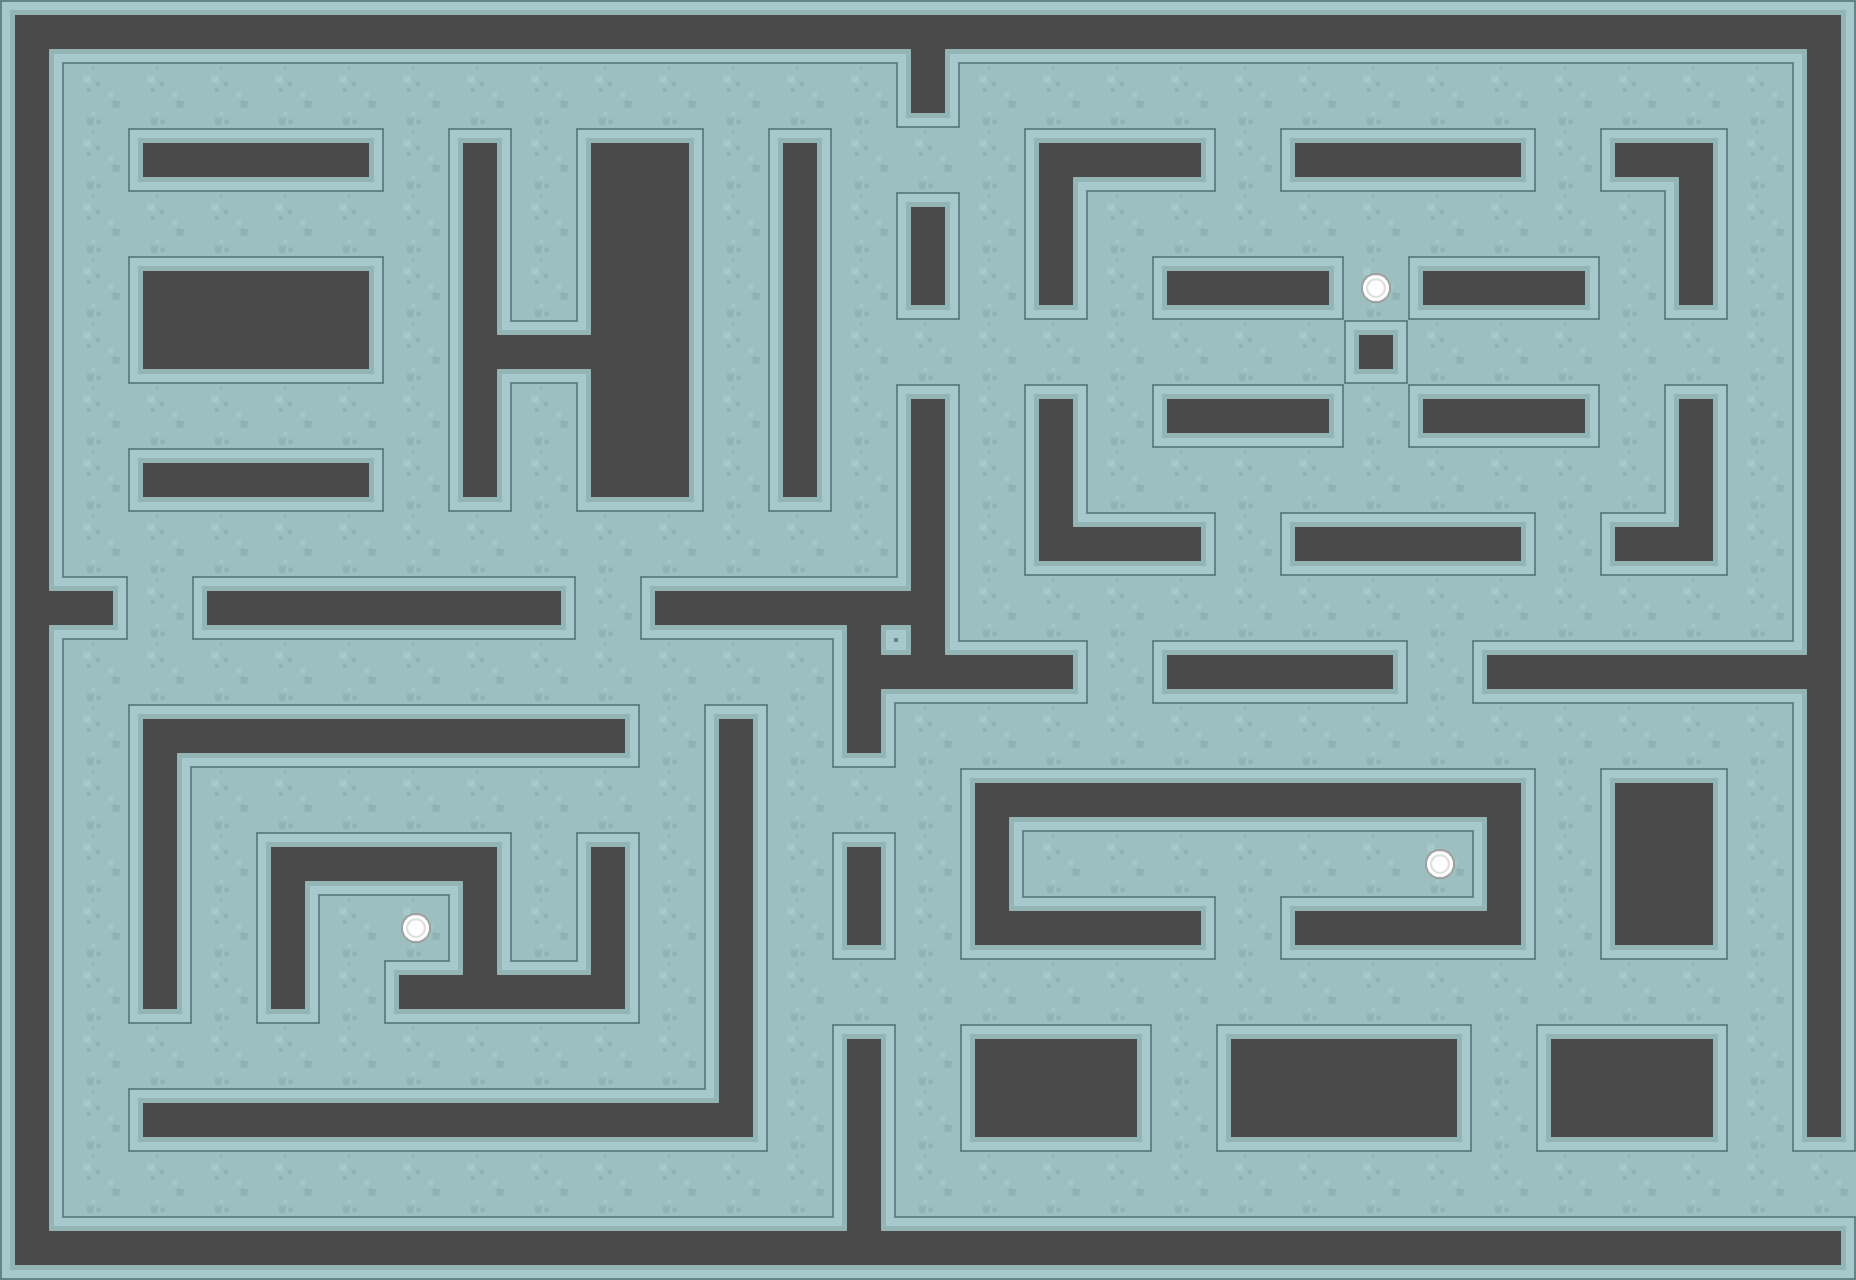

Tiled map render using the project's own tile images. Description and the whole map definition, tile-layer contents included, below:
An orthogonal 29x20 tile map with 64x64 px tiles, 2 tile layers (Background, Walls & Interactibles).

<map version="1.10" tiledversion="1.10.1" orientation="orthogonal" renderorder="right-down" width="29" height="20" tilewidth="64" tileheight="64" infinite="0" nextlayerid="3" nextobjectid="1">
 <tileset firstgid="1" source="tileset3.tsx" />
 <layer id="1" name="Background" width="29" height="20">
  <data encoding="csv">
1,1,1,1,1,1,1,1,1,1,1,1,1,1,1,1,1,1,1,1,1,1,1,1,1,1,1,1,1,
1,1,1,1,1,1,1,1,1,1,1,1,1,1,1,1,1,1,1,1,1,1,1,1,1,1,1,1,1,
1,1,1,1,1,1,1,1,1,1,1,1,1,1,1,1,1,1,1,1,1,1,1,1,1,1,1,1,1,
1,1,1,1,1,1,1,1,1,1,1,1,1,1,1,1,1,1,1,1,1,1,1,1,1,1,1,1,1,
1,1,1,1,1,1,1,1,1,1,1,1,1,1,1,1,1,1,1,1,1,1,1,1,1,1,1,1,1,
1,1,1,1,1,1,1,1,1,1,1,1,1,1,1,1,1,1,1,1,1,1,1,1,1,1,1,1,1,
1,1,1,1,1,1,1,1,1,1,1,1,1,1,1,1,1,1,1,1,1,1,1,1,1,1,1,1,1,
1,1,1,1,1,1,1,1,1,1,1,1,1,1,1,1,1,1,1,1,1,1,1,1,1,1,1,1,1,
1,1,1,1,1,1,1,1,1,1,1,1,1,1,1,1,1,1,1,1,1,1,1,1,1,1,1,1,1,
1,1,1,1,1,1,1,1,1,1,1,1,1,1,1,1,1,1,1,1,1,1,1,1,1,1,1,1,1,
1,1,1,1,1,1,1,1,1,1,1,1,1,1,1,1,1,1,1,1,1,1,1,1,1,1,1,1,1,
1,1,1,1,1,1,1,1,1,1,1,1,1,1,1,1,1,1,1,1,1,1,1,1,1,1,1,1,1,
1,1,1,1,1,1,1,1,1,1,1,1,1,1,1,1,1,1,1,1,1,1,1,1,1,1,1,1,1,
1,1,1,1,1,1,1,1,1,1,1,1,1,1,1,1,1,1,1,1,1,1,1,1,1,1,1,1,1,
1,1,1,1,1,1,1,1,1,1,1,1,1,1,1,1,1,1,1,1,1,1,1,1,1,1,1,1,1,
1,1,1,1,1,1,1,1,1,1,1,1,1,1,1,1,1,1,1,1,1,1,1,1,1,1,1,1,1,
1,1,1,1,1,1,1,1,1,1,1,1,1,1,1,1,1,1,1,1,1,1,1,1,1,1,1,1,1,
1,1,1,1,1,1,1,1,1,1,1,1,1,1,1,1,1,1,1,1,1,1,1,1,1,1,1,1,1,
1,1,1,1,1,1,1,1,1,1,1,1,1,1,1,1,1,1,1,1,1,1,1,1,1,1,1,1,1,
1,1,1,1,1,1,1,1,1,1,1,1,1,1,1,1,1,1,1,1,1,1,1,1,1,1,1,1,1
</data>
 </layer>
 <layer id="2" name="Walls &amp; Interactibles" width="29" height="20">
  <data encoding="csv">
53,3,3,3,3,3,3,3,3,3,3,3,3,3,4,3,3,3,3,3,3,3,3,3,3,3,3,3,2,
12,0,0,0,0,0,0,0,0,0,0,0,0,0,7,0,0,0,0,0,0,0,0,0,0,0,0,0,12,
12,0,16,3,3,6,0,15,0,8,9,0,15,0,0,0,53,3,6,0,16,3,3,6,0,16,2,0,12,
12,0,0,0,0,0,0,12,0,23,24,0,12,0,15,0,12,0,0,0,0,0,0,0,0,0,12,0,12,
12,0,8,32,32,9,0,12,0,23,24,0,12,0,7,0,7,0,16,3,6,54,16,3,6,0,7,0,12,
12,0,17,33,33,18,0,13,3,31,24,0,12,0,0,0,0,0,0,0,0,34,0,0,0,0,0,0,12,
12,0,0,0,0,0,0,12,0,23,24,0,12,0,15,0,15,0,16,3,6,0,16,3,6,0,15,0,12,
12,0,16,3,3,6,0,7,0,17,18,0,7,0,12,0,12,0,0,0,0,0,0,0,0,0,12,0,12,
12,0,0,0,0,0,0,0,0,0,0,0,0,0,12,0,10,3,6,0,16,3,3,6,0,16,11,0,12,
13,6,0,16,3,3,3,3,6,0,16,3,3,4,14,0,0,0,0,0,0,0,0,0,0,0,0,0,12,
12,0,0,0,0,0,0,0,0,0,0,0,0,13,5,3,6,0,16,3,3,6,0,16,3,3,3,3,14,
12,0,53,3,3,3,3,3,3,6,0,15,0,7,0,0,0,0,0,0,0,0,0,0,0,0,0,0,12,
12,0,12,0,0,0,0,0,0,0,0,12,0,0,0,53,3,3,3,3,3,3,3,2,0,8,9,0,12,
12,0,12,0,53,3,3,2,0,15,0,12,0,15,0,12,0,0,0,0,0,0,54,12,0,23,24,0,12,
12,0,12,0,12,0,54,12,0,12,0,12,0,7,0,10,3,3,6,0,16,3,3,11,0,17,18,0,12,
12,0,7,0,7,0,16,5,3,11,0,12,0,0,0,0,0,0,0,0,0,0,0,0,0,0,0,0,12,
12,0,0,0,0,0,0,0,0,0,0,12,0,15,0,8,32,9,0,8,32,32,9,0,8,32,9,0,12,
12,0,16,3,3,3,3,3,3,3,3,11,0,12,0,17,33,18,0,17,33,33,18,0,17,33,18,0,7,
12,0,0,0,0,0,0,0,0,0,0,0,0,12,0,0,0,0,0,0,0,0,0,0,0,0,0,0,0,
10,3,3,3,3,3,3,3,3,3,3,3,3,5,3,3,3,3,3,3,3,3,3,3,3,3,3,3,6
</data>
 </layer>
</map>
